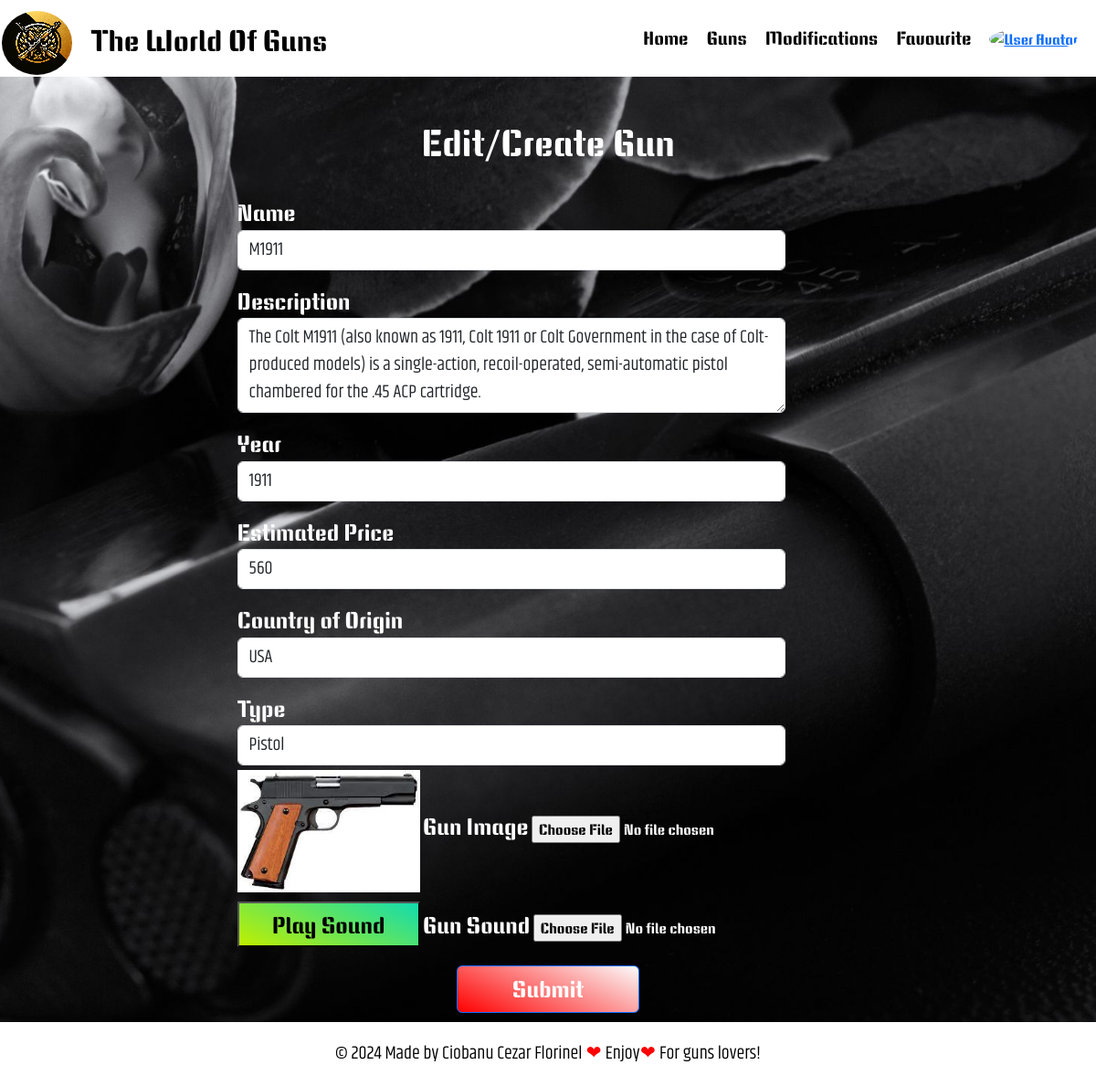
/app/views/createWeapon/index.php?gunId=3 (signed in), run on the app's committed database.
### tables this page shows
CREATE TABLE IF NOT EXISTS Guns (
    gunId INT AUTO_INCREMENT PRIMARY KEY,
    userId INT, 
    gunName VARCHAR(100) NOT NULL,
    gunDescription VARCHAR(999) NULL,
    countryOfOrigin VARCHAR(100) NULL, 
    year INT NULL, 
    gunEstimatedPrice FLOAT NULL,
    type ENUM('Pistol', 'Rifle', 'Shotgun', 'Sniper', 'Submachine Gun', 'Machine Gun', 'Other','Grenade Launcher','Rocket Launcher','Flamethrower','Minigun') NULL,
    gunImagePath VARCHAR(300) NULL,
    soundPath VARCHAR(300) NULL,
    showInGunsPage BOOLEAN NOT NULL,  
    FOREIGN KEY (userId) REFERENCES Users(userId) ON DELETE CASCADE
);

### app/repositories/repository.php (called while the page is built, shortened)
<?php
class Repository
{
    function __construct()
    {
        require __DIR__ . '/../config/dbconfig.php';
        try {
            $this->connection = new PDO("$type:host=$servername;dbname=$database", $username, $password);
        } catch (PDOException $e) {
            echo "Connection failed: " . $e->getMessage();
        }
    }
}

### app/config/dbconfig.php (called while the page is built)
<?php
$type = "mysql";
$servername = "mysql";
$username = "root";
$password = "secret123";
$database = "WorldOfGuns_db";

### app/repositories/gunRepository.php (called while the page is built, shortened)
<?php
class GunRepository extends Repository
{
    public function getGunById(int $gunId): Gun
    {
        $stmt = $this->connection->prepare('SELECT * FROM Guns WHERE gunId = :gunId');
        $stmt->bindParam(':gunId', $gunId);
        $stmt->execute();
        $gun = $stmt->fetch(PDO::FETCH_ASSOC);
        $typeOfGun = TypeOfGuns::tryFrom($gun['type']) ?? throw new \InvalidArgumentException("Invalid gun type");
        return new Gun(
            $gun['gunId'],
            $gun['userId'],
            $gun['gunName'],
            $gun['gunDescription'],
            $gun['countryOfOrigin'],
            $gun['gunEstimatedPrice'],
            $typeOfGun,
            $gun['gunImagePath'],
            $gun['soundPath'],
            $gun['showInGunsPage'],
            $gun['year']
        );
    }
}

### app/services/gunsService.php (called while the page is built, shortened)
<?php
class GunsService
{
    private $repository;
    public function __construct()
    {
        $this->repository = new GunRepository();
    }
    public function getGunById(int $gunId)
    {
        return $this->repository->getGunById($gunId);
    }
}

### app/models/gun.php (called while the page is built, shortened)
<?php
class Gun implements \JsonSerializable
{
    public function __construct($gunId, $userId, $gunName, $description, $countryOfOrigin, $estimatedPrice, $typeOfGun, $imagePath, $soundPath, $showInGunsPage, $year)
    {
        $this->gunId = $gunId;
        $this->gunName = $gunName;
        $this->description = $description;
        $this->countryOfOrigin = $countryOfOrigin;
        $this->estimatedPrice = $estimatedPrice;
        $this->typeOfGun = $typeOfGun;
        $this->imagePath = $imagePath;
        $this->soundPath = $soundPath;
        $this->year = $year;
    }
}

### app/views/createWeapon/index.php (the view, shortened to what this page needs)
<?php
include __DIR__ . '/../../public/components/general/topBar.php';
$typesOfGuns = TypeOfGuns::cases();
$userId = null;
$isAdmin = false;
$gun = null;
$gunsService = new GunsService();
if (!isset($_SESSION['user_id'])) {
    header('Location: /login');
    exit();
} else {
    $userId = $_SESSION['user_id'];
    if (isset($_SESSION['admin'])) {
        $isAdmin = $_SESSION['admin'];
    }
}
$checkIsGunPresent = false;
if (isset($_GET['gunId'])) {
    $gun = $gunsService->getGunById($_GET['gunId']);
    $checkIsGunPresent = true;
}
?>
<head>
    <link rel="stylesheet" type="text/css" href="/CSS Files/createWeapons.css">
</head>
<body>
    <div class="container mt-5">
        <h1 class="mb-4">Edit/Create Gun</h1>
        <form id="createGunForm" enctype="multipart/form-data" data-type-admin-bool="<?php echo $isAdmin ?>"
            data-type-userid="<?php echo htmlspecialchars($userId) ?>"
            data-type-gunpresent="<?php echo $checkIsGunPresent ?>" data-type-gunid="<?php if ($checkIsGunPresent) {
                   echo $gun->gunId;
               } ?>">
            <div class="form-group">
                <label for="gunName">Name</label>
                <input type="text" class="form-control" id="gunName" name="gunName"
                    value="<?php echo $checkIsGunPresent ? htmlspecialchars($gun->gunName, ENT_QUOTES, 'UTF-8') : ''; ?>"
                    required>
            </div>
            <div class="form-group">
                <label for="gunDescription">Description</label>
                <textarea class="form-control" id="gunDescription" rows="3" maxlength="999"
                    required><?php echo $checkIsGunPresent ? htmlspecialchars($gun->description, ENT_QUOTES, 'UTF-8') : ''; ?></textarea>
            </div>
            <div class="form-group">
                <label for="gunYear">Year</label>
                <input type="number" class="form-control" id="gunYear" step="1"
                    value="<?php echo $checkIsGunPresent ? htmlspecialchars($gun->year) : ''; ?>" required>
            </div>
            <div class="form-group">
                <label for="estimatedPrice">Estimated Price</label>
                <input type="number" class="form-control" id="estimatedPrice"
                    value="<?php echo $checkIsGunPresent ? htmlspecialchars($gun->estimatedPrice) : ''; ?>" step="0.01"
                    required>
            </div>
            <div class="form-group">
                <label for="gunCountry">Country of Origin</label>
                <input type="text" class="form-control" id="gunCountry"
                    value="<?php echo $checkIsGunPresent ? htmlspecialchars($gun->countryOfOrigin, ENT_QUOTES, 'UTF-8') : ''; ?>"
                    required>
            </div>
            <div class="form-group">
                <label for="gunType">Type</label>
                <select class="form-control" id="gunType" name="gunType" required>
                    <?php foreach ($typesOfGuns as $type): ?>
                        <option value="<?php echo htmlspecialchars($type->value, ENT_QUOTES, 'UTF-8'); ?>" <?php if ($checkIsGunPresent && $gun->typeOfGun->value === $type->value)
                                 echo 'selected'; ?>>
                            <?php echo htmlspecialchars($type->value, ENT_QUOTES, 'UTF-8'); ?>
                        </option>
                    <?php endforeach; ?>
                </select>
            </div>
            <div class="form-group">
                <?php if ($checkIsGunPresent && $gun->imagePath): ?>
                    <img src="<?php echo htmlspecialchars($gun->imagePath, ENT_QUOTES, 'UTF-8'); ?>" alt="Gun Image"
                        style="max-width: 200px; max-height: 200px;">
                <?php endif; ?>
                <label for="gunImage">Gun Image</label>
                <input type="file" class="form-control-file" id="gunImage" <?php if (!$checkIsGunPresent)
                    echo 'required'; ?>>
            </div>
            <div class="form-group">
                <?php if ($checkIsGunPresent && $gun->soundPath): ?>
                    <button class="btn-1" type="button" onclick="playSound()">Play Sound</button>
                <?php endif; ?>
                <label for="gunSound">Gun Sound</label>
                <input type="file" class="form-control-file" id="gunSound" <?php if (!$checkIsGunPresent)
                    echo 'required'; ?>>
            </div>
            <div class="btn-center">
                <button type="submit" class="btn btn-primary">Submit</button>
            </div>
        </form>
    </div>
</body>
<?php
include __DIR__ . '/../../public/components/general/footer.php';
?>

### app/public/CSS Files/topBar.css (style rules this page uses)
html, body { cursor: url('../images/elements/gun_cursor.png'), default; }

### app/public/CSS Files/createWeapons.css (style rules this page uses)
body { background-color: black; color: white; font-family: 'Keania One', sans-serif; background-image: url('../images/elements/black gun.jpg'); background-size: cover; background-position: center; background-repeat: no-repeat; background-attachment: fixed; }
.container { display: flex; flex-direction: column; align-items: center; justify-content: center; }
label { color: white; margin-top: 10px; font-size: 25px; }
.form-control { font-family: 'Khand', sans-serif; font-size: 20px; margin-bottom: 5px; max-width: 600px; }
.btn { margin-top: 10px; margin-bottom: 10px; background-image: linear-gradient(25deg, #ff0000, #fbfbfb); min-width: 200px; min-height: 50px; font-size: 25px; }
.btn-center { display: flex; justify-content: center; }
.btn-1 { margin-top: 10px; margin-bottom: 10px; background-image: linear-gradient(25deg, #bfef00, #12dbaf); min-width: 200px; min-height: 50px; font-size: 25px; }

### data on the page
guns: gunName "M1911", gunDescription "The Colt M1911 (also known as 1911, Colt 1911 or Colt Government in the case of Colt-produced models) is a single-action, recoil-operated, semi-automatic pistol chambered for the .45 ACP cartridge.", year "1911", gunEstimatedPrice "560", countryOfOrigin "USA", gunImagePath (picture)

### other printed values
form field gunType "Pistol"
